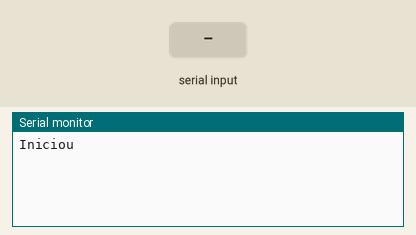
This sketch was run on a simulated Arduino Uno, built with avr-gcc and run on an emulated ATmega328P. Shown: the last lines printed to the serial monitor. Inputs (shaded band) come from the test bench.

Above: at 1.5 s.
1.6 s: "1" received over the second serial link
At 2.3 s:
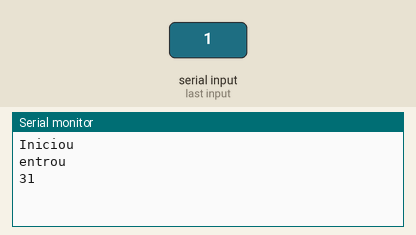
3.4 s: "0" received over the second serial link
At 3.66 s:
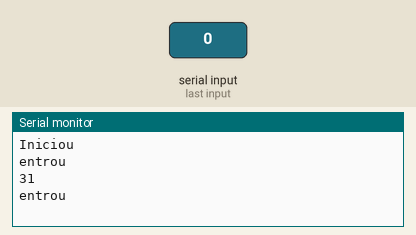
4.9 s: "2" received over the second serial link
At 6.0 s:
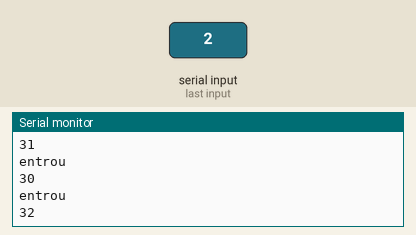

The sketch:

arduino-antena.ino
```cpp
#include <SoftwareSerial.h>

uint8_t rx_pin = 6;
uint8_t tx_pin = 7;

SoftwareSerial antena(rx_pin, tx_pin);

void setup() {
    Serial.begin(9600);

    delay(100);

    antena.begin(9600);

    delay(100);
    Serial.println("Iniciou");
    delay(100);
}

void loop() {
    if (antena.available() != 0) {
        delay(100);
        Serial.println("entrou");
        delay(100);

        int valor = antena.read();

        delay(100);

        Serial.println(valor, HEX);
    }
    delay(100);
}
```

Measured:
- after the input at 1.6 s, the serial monitor: prints a new line after 0.10 s (image 1)
- after the input at 4.9 s, the serial monitor: prints a new line after 0.30 s (image 3)
